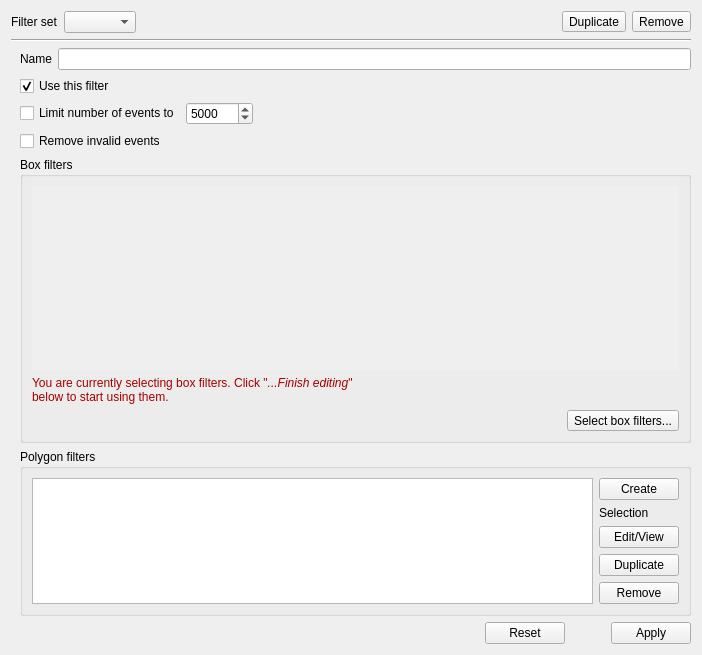
<?xml version="1.0" encoding="UTF-8"?>
<ui version="4.0">
 <class>Form</class>
 <widget class="QWidget" name="Form">
  <property name="geometry">
   <rect>
    <x>0</x>
    <y>0</y>
    <width>702</width>
    <height>655</height>
   </rect>
  </property>
  <property name="windowTitle">
   <string>Form</string>
  </property>
  <layout class="QVBoxLayout" name="verticalLayout">
   <item>
    <layout class="QHBoxLayout" name="horizontalLayout">
     <item>
      <widget class="QLabel" name="label">
       <property name="text">
        <string>Filter set</string>
       </property>
      </widget>
     </item>
     <item>
      <widget class="QComboBox" name="comboBox_filters">
       <property name="sizeAdjustPolicy">
        <enum>QComboBox::SizeAdjustPolicy::AdjustToContents</enum>
       </property>
      </widget>
     </item>
     <item>
      <spacer name="horizontalSpacer_2">
       <property name="orientation">
        <enum>Qt::Orientation::Horizontal</enum>
       </property>
       <property name="sizeType">
        <enum>QSizePolicy::Policy::Expanding</enum>
       </property>
       <property name="sizeHint" stdset="0">
        <size>
         <width>0</width>
         <height>20</height>
        </size>
       </property>
      </spacer>
     </item>
     <item>
      <widget class="QToolButton" name="toolButton_duplicate">
       <property name="toolTip">
        <string>Duplicate this filter</string>
       </property>
       <property name="text">
        <string>Duplicate</string>
       </property>
       <property name="icon">
        <iconset theme="edit-paste"/>
       </property>
      </widget>
     </item>
     <item>
      <widget class="QToolButton" name="toolButton_remove">
       <property name="toolTip">
        <string>Remove this filter</string>
       </property>
       <property name="text">
        <string>Remove</string>
       </property>
       <property name="icon">
        <iconset theme="remove"/>
       </property>
      </widget>
     </item>
    </layout>
   </item>
   <item>
    <widget class="Line" name="line">
     <property name="orientation">
      <enum>Qt::Orientation::Horizontal</enum>
     </property>
    </widget>
   </item>
   <item>
    <layout class="QVBoxLayout" name="verticalLayout_5" stretch="0,2,1,0">
     <property name="leftMargin">
      <number>9</number>
     </property>
     <property name="topMargin">
      <number>0</number>
     </property>
     <item>
      <layout class="QVBoxLayout" name="verticalLayout_2">
       <property name="sizeConstraint">
        <enum>QLayout::SizeConstraint::SetMinimumSize</enum>
       </property>
       <item>
        <layout class="QHBoxLayout" name="horizontalLayout_3">
         <property name="topMargin">
          <number>0</number>
         </property>
         <item>
          <widget class="QLabel" name="label_2">
           <property name="text">
            <string>Name</string>
           </property>
          </widget>
         </item>
         <item>
          <widget class="QLineEdit" name="lineEdit_name"/>
         </item>
        </layout>
       </item>
       <item>
        <widget class="QCheckBox" name="checkBox_enable">
         <property name="text">
          <string>Use this filter</string>
         </property>
         <property name="checked">
          <bool>true</bool>
         </property>
        </widget>
       </item>
       <item>
        <layout class="QHBoxLayout" name="horizontalLayout_2">
         <property name="topMargin">
          <number>0</number>
         </property>
         <item>
          <widget class="QCheckBox" name="checkBox_limit">
           <property name="toolTip">
            <string>Set an upper limit for the number of events; Surplus events are removed randomly, but in a reproducible manner.</string>
           </property>
           <property name="text">
            <string>Limit number of events to</string>
           </property>
          </widget>
         </item>
         <item>
          <widget class="QSpinBox" name="spinBox_limit">
           <property name="minimum">
            <number>1</number>
           </property>
           <property name="maximum">
            <number>999999999</number>
           </property>
           <property name="singleStep">
            <number>1000</number>
           </property>
           <property name="value">
            <number>5000</number>
           </property>
          </widget>
         </item>
         <item>
          <spacer name="horizontalSpacer_3">
           <property name="orientation">
            <enum>Qt::Orientation::Horizontal</enum>
           </property>
           <property name="sizeHint" stdset="0">
            <size>
             <width>40</width>
             <height>20</height>
            </size>
           </property>
          </spacer>
         </item>
        </layout>
       </item>
       <item>
        <widget class="QCheckBox" name="checkBox_invalid">
         <property name="toolTip">
          <string>Remove events that are nan- or inf-valued for any feature</string>
         </property>
         <property name="text">
          <string>Remove invalid events</string>
         </property>
        </widget>
       </item>
      </layout>
     </item>
     <item>
      <widget class="QGroupBox" name="groupBox_box">
       <property name="sizePolicy">
        <sizepolicy hsizetype="Preferred" vsizetype="Expanding">
         <horstretch>0</horstretch>
         <verstretch>0</verstretch>
        </sizepolicy>
       </property>
       <property name="title">
        <string>Box filters</string>
       </property>
       <property name="checkable">
        <bool>false</bool>
       </property>
       <layout class="QVBoxLayout" name="verticalLayout_3">
        <property name="sizeConstraint">
         <enum>QLayout::SizeConstraint::SetMaximumSize</enum>
        </property>
        <property name="leftMargin">
         <number>9</number>
        </property>
        <item>
         <widget class="QScrollArea" name="scrollArea_box">
          <property name="frameShape">
           <enum>QFrame::Shape::NoFrame</enum>
          </property>
          <property name="lineWidth">
           <number>0</number>
          </property>
          <property name="horizontalScrollBarPolicy">
           <enum>Qt::ScrollBarPolicy::ScrollBarAlwaysOff</enum>
          </property>
          <property name="sizeAdjustPolicy">
           <enum>QAbstractScrollArea::SizeAdjustPolicy::AdjustToContents</enum>
          </property>
          <property name="widgetResizable">
           <bool>true</bool>
          </property>
          <widget class="QWidget" name="scrollAreaWidgetContents_box">
           <property name="geometry">
            <rect>
             <x>0</x>
             <y>0</y>
             <width>650</width>
             <height>68</height>
            </rect>
           </property>
           <layout class="QVBoxLayout" name="verticalLayout_6">
            <item>
             <layout class="QVBoxLayout" name="verticalLayout_box"/>
            </item>
           </layout>
          </widget>
         </widget>
        </item>
        <item>
         <widget class="QLabel" name="label_box_edit">
          <property name="text">
           <string>&lt;html&gt;&lt;head/&gt;&lt;body&gt;&lt;p&gt;&lt;span style=&quot; color:#a40000;&quot;&gt;You are currently selecting box filters. Click &amp;quot;&lt;/span&gt;&lt;span style=&quot; font-style:italic; color:#a40000;&quot;&gt;...Finish editing&lt;/span&gt;&lt;span style=&quot; color:#a40000;&quot;&gt;&amp;quot;&lt;br/&gt;below to start using them.&lt;/span&gt;&lt;/p&gt;&lt;/body&gt;&lt;/html&gt;</string>
          </property>
         </widget>
        </item>
        <item alignment="Qt::AlignmentFlag::AlignRight">
         <widget class="QToolButton" name="toolButton_moreless">
          <property name="text">
           <string>Select box filters...</string>
          </property>
         </widget>
        </item>
       </layout>
      </widget>
     </item>
     <item>
      <widget class="QGroupBox" name="groupBox">
       <property name="sizePolicy">
        <sizepolicy hsizetype="Preferred" vsizetype="Minimum">
         <horstretch>0</horstretch>
         <verstretch>0</verstretch>
        </sizepolicy>
       </property>
       <property name="title">
        <string>Polygon filters</string>
       </property>
       <property name="alignment">
        <set>Qt::AlignmentFlag::AlignLeading|Qt::AlignmentFlag::AlignLeft|Qt::AlignmentFlag::AlignTop</set>
       </property>
       <layout class="QHBoxLayout" name="horizontalLayout_6">
        <property name="sizeConstraint">
         <enum>QLayout::SizeConstraint::SetMinimumSize</enum>
        </property>
        <item>
         <widget class="QListWidget" name="listWidget_polygon">
          <property name="selectionMode">
           <enum>QAbstractItemView::SelectionMode::ExtendedSelection</enum>
          </property>
         </widget>
        </item>
        <item>
         <layout class="QVBoxLayout" name="verticalLayout_7">
          <item>
           <widget class="QPushButton" name="pushButton_polygon_add">
            <property name="text">
             <string>Create</string>
            </property>
           </widget>
          </item>
          <item>
           <widget class="QWidget" name="widget_selection" native="true">
            <layout class="QVBoxLayout" name="verticalLayout_4">
             <property name="leftMargin">
              <number>0</number>
             </property>
             <property name="topMargin">
              <number>0</number>
             </property>
             <property name="rightMargin">
              <number>0</number>
             </property>
             <property name="bottomMargin">
              <number>0</number>
             </property>
             <item>
              <widget class="QLabel" name="label_3">
               <property name="text">
                <string>Selection</string>
               </property>
              </widget>
             </item>
             <item>
              <widget class="QPushButton" name="pushButton_polygon_edit">
               <property name="text">
                <string>Edit/View</string>
               </property>
              </widget>
             </item>
             <item>
              <widget class="QPushButton" name="pushButton_polygon_duplicate">
               <property name="text">
                <string>Duplicate</string>
               </property>
              </widget>
             </item>
             <item>
              <widget class="QPushButton" name="pushButton_polygon_remove">
               <property name="text">
                <string>Remove</string>
               </property>
              </widget>
             </item>
            </layout>
           </widget>
          </item>
          <item>
           <spacer name="verticalSpacer">
            <property name="orientation">
             <enum>Qt::Orientation::Vertical</enum>
            </property>
            <property name="sizeHint" stdset="0">
             <size>
              <width>20</width>
              <height>0</height>
             </size>
            </property>
           </spacer>
          </item>
         </layout>
        </item>
       </layout>
      </widget>
     </item>
     <item>
      <layout class="QHBoxLayout" name="horizontalLayout_4">
       <property name="topMargin">
        <number>0</number>
       </property>
       <item>
        <spacer name="horizontalSpacer_4">
         <property name="orientation">
          <enum>Qt::Orientation::Horizontal</enum>
         </property>
         <property name="sizeHint" stdset="0">
          <size>
           <width>40</width>
           <height>20</height>
          </size>
         </property>
        </spacer>
       </item>
       <item>
        <widget class="QPushButton" name="pushButton_reset">
         <property name="text">
          <string>Reset</string>
         </property>
        </widget>
       </item>
       <item>
        <spacer name="horizontalSpacer_5">
         <property name="orientation">
          <enum>Qt::Orientation::Horizontal</enum>
         </property>
         <property name="sizeType">
          <enum>QSizePolicy::Policy::Fixed</enum>
         </property>
         <property name="sizeHint" stdset="0">
          <size>
           <width>40</width>
           <height>20</height>
          </size>
         </property>
        </spacer>
       </item>
       <item>
        <widget class="QPushButton" name="pushButton_apply">
         <property name="text">
          <string>Apply</string>
         </property>
        </widget>
       </item>
      </layout>
     </item>
    </layout>
   </item>
  </layout>
 </widget>
 <resources/>
 <connections/>
</ui>
